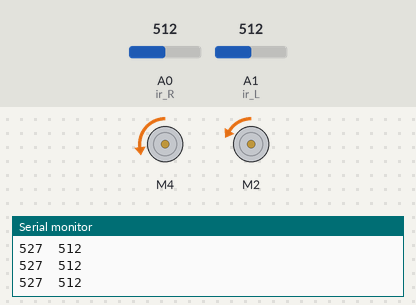
Recording of a sketch running on a simulated Arduino Uno, built with avr-gcc and run on an emulated ATmega328P. Shown: 2 × DC motor (green arrow = forward, orange = backward, longer = faster), the last lines printed to the serial monitor. The inputs (shaded band) are chosen by the test bench; at power-on: A1 (ir_L) = 512, A0 (ir_R) = 512.

Above: at 1.2 s.
1.3 s: A1 (ir_L) set to 525
4.3 s: A1 (ir_L) set to 544
At 5.2 s:
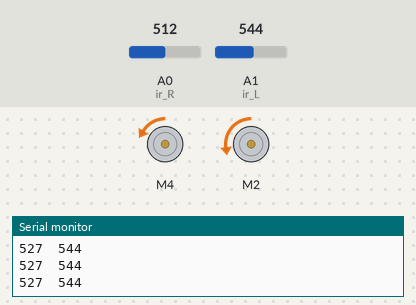
5.8 s: A1 (ir_L) set to 511
At 6.3 s:
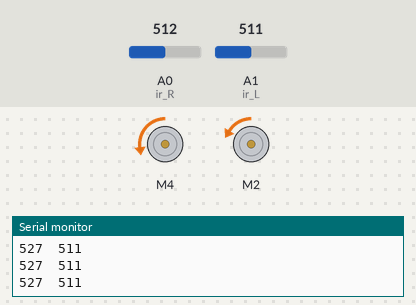
7.3 s: A1 (ir_L) set to 716
At 7.7 s:
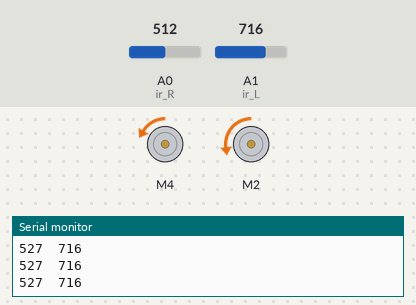
Timing chart, 0 to 9.8 s (numbered marks = the images above; inputs shaded):
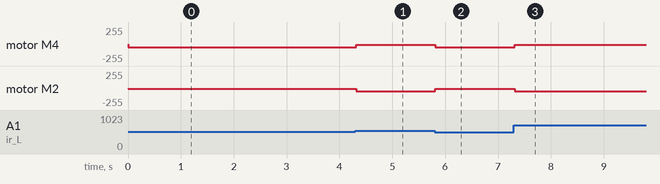

The sketch:

bang_bang.ino
```cpp
#include <Wire.h>
#include <Adafruit_MotorShield.h>
#include <Adafruit_PWMServoDriver.h>


////////// MOTOR SETUP //////////
// NOTE: pins A4 and A5 are unavailable
// A4 = SDA and A5 = SCL

Adafruit_MotorShield AFMS = Adafruit_MotorShield();
// request the DC motor from the motor shield
Adafruit_DCMotor *myMotor_L = AFMS.getMotor(2);
Adafruit_DCMotor *myMotor_R = AFMS.getMotor(4);

// Initialize speeds
int speed_R = 10;
int speed_L = speed_R;
int proportional_gain = 1;


////////// IR SETUP //////////
const int ir_R = A0;
const int ir_L = A1;
int val_R = 0;
int val_L = 0;


////////// TUNING PARAMETERS //////////
// there seems to be some discontinuity between the sensor
// readings, this compensation aligns them
int comp = -15;
int sense_buffer = 5;


void setup() {
  Serial.begin(9600);
  // starts motor shield
  AFMS.begin();
  // sets default speed of the motor
  myMotor_R->setSpeed(speed_R);
  myMotor_L->setSpeed(speed_L);
  // Due to wiring choices, "BACKWARD" = "FORWARD" for us
  myMotor_R->run(BACKWARD);
  myMotor_L->run(BACKWARD);
}


void loop() {
  // read from IR sensors
  val_R = analogRead(ir_R) - comp;
  val_L = analogRead(ir_L);

  // print IR values to serial
  Serial.print(val_R);
  Serial.print("\t");
  Serial.println(val_L);

  // Find new values for speed
  // The reading over electrical tape
  // is less than the reading over tile

  if (val_L == val_R){
    // if sensor values are equal, go forward
    speed_L = 20;
    speed_R = 20;
    }
  else if (val_R > val_L + sense_buffer){
    //if right > left, go left
    speed_L = 10;
    speed_R = 50;
    }
  else if (val_L > val_R + sense_buffer){
    //if left > right, go right
    speed_L = 50;
    speed_R = 10;
    }

  // update motor speed
  myMotor_L->setSpeed(speed_L);
  myMotor_R->setSpeed(speed_R);


}
```

Measured:
- the behaviour switches between 532 and 533 on A1 (ir_L) (found by bisection; images 0 and 1)
- after the input at 4.3 s, motor M4: backward 50/255 → backward 10/255 at once; motor M2: backward 10/255 → backward 50/255 at once
- after the input at 5.8 s, motor M4: backward 10/255 → backward 50/255 at once; motor M2: backward 50/255 → backward 10/255 at once
- after the input at 7.3 s, motor M4: backward 50/255 → backward 10/255 at once; motor M2: backward 10/255 → backward 50/255 at once
